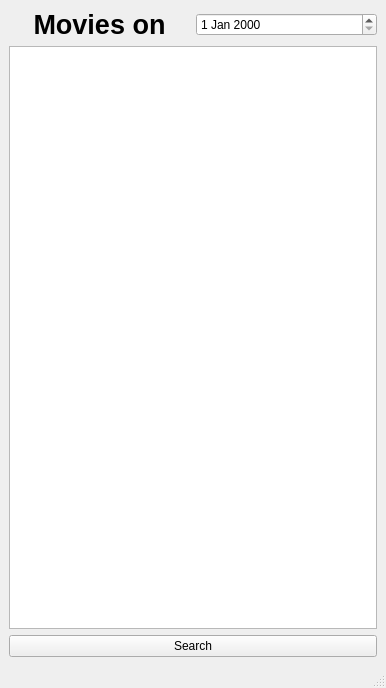
<?xml version="1.0" encoding="UTF-8"?>
<ui version="4.0">
 <class>MainWindow</class>
 <widget class="QMainWindow" name="MainWindow">
  <property name="geometry">
   <rect>
    <x>0</x>
    <y>0</y>
    <width>386</width>
    <height>688</height>
   </rect>
  </property>
  <property name="windowTitle">
   <string>MainWindow</string>
  </property>
  <widget class="QWidget" name="centralwidget">
   <layout class="QVBoxLayout" name="verticalLayout">
    <item>
     <layout class="QHBoxLayout" name="horizontalLayout">
      <item>
       <widget class="QLabel" name="label">
        <property name="font">
         <font>
          <pointsize>20</pointsize>
          <bold>true</bold>
         </font>
        </property>
        <property name="contextMenuPolicy">
         <enum>Qt::ContextMenuPolicy::DefaultContextMenu</enum>
        </property>
        <property name="layoutDirection">
         <enum>Qt::LayoutDirection::LeftToRight</enum>
        </property>
        <property name="text">
         <string>Movies on</string>
        </property>
        <property name="alignment">
         <set>Qt::AlignmentFlag::AlignCenter</set>
        </property>
       </widget>
      </item>
      <item>
       <widget class="QDateEdit" name="dateEdit"/>
      </item>
     </layout>
    </item>
    <item>
     <widget class="QListWidget" name="listWidget"/>
    </item>
    <item>
     <widget class="QPushButton" name="pushButton">
      <property name="text">
       <string>Search</string>
      </property>
     </widget>
    </item>
   </layout>
  </widget>
  <widget class="QMenuBar" name="menubar">
   <property name="geometry">
    <rect>
     <x>0</x>
     <y>0</y>
     <width>386</width>
     <height>23</height>
    </rect>
   </property>
  </widget>
  <widget class="QStatusBar" name="statusbar"/>
 </widget>
 <resources/>
 <connections/>
</ui>
